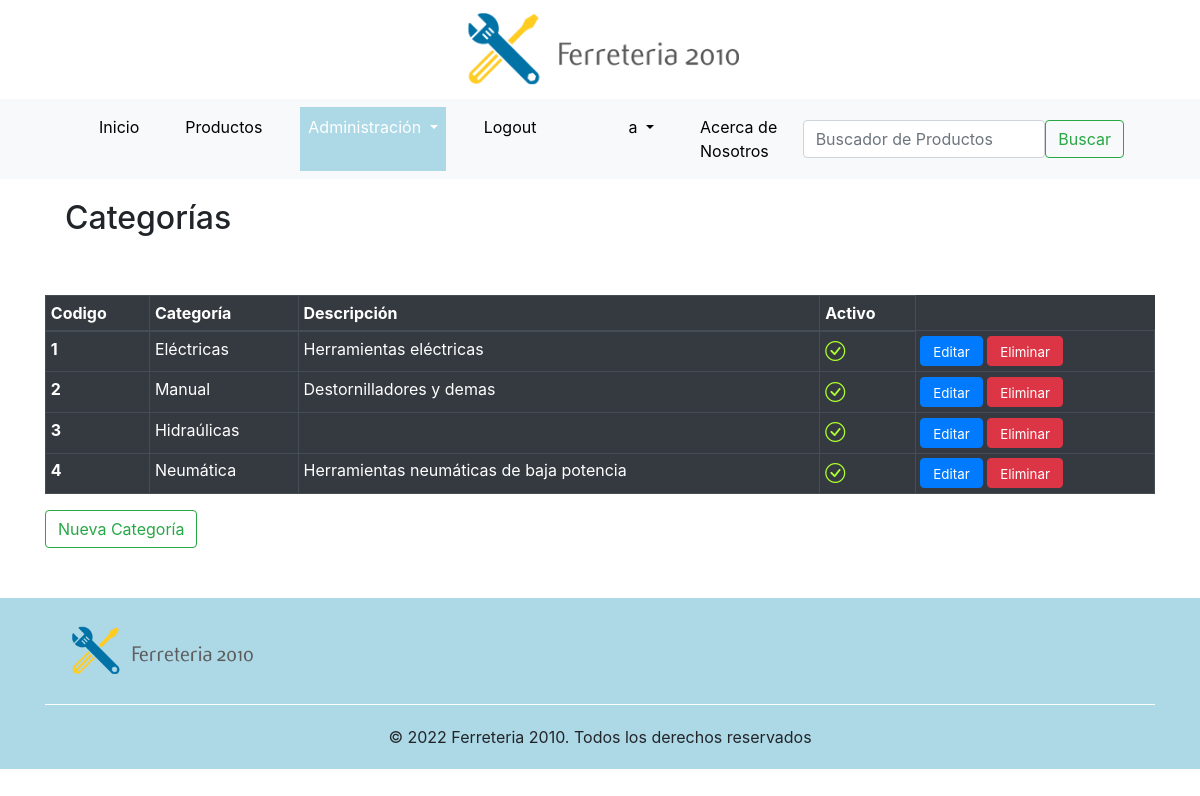
The page /categorias/tipos/ (signed in) on the database its author committed.
### categorias/models.py (models this page shows, shortened)
class Tipo(models.Model):
    categoria = models.CharField(max_length=100, unique=True)
    descripcion = models.CharField(max_length=200, blank=True, default='')
    active = models.BooleanField(default=True)
    class Meta:
        verbose_name = 'Tipo'
        verbose_name_plural = 'Tipos'

### categorias/views.py (the view)
# urls.py: path('tipos/', list_tipo, name='tipos'),
def list_tipo(request):
    if request.user.is_authenticated:
        tipos = Tipo.objects.all().order_by('id')
        context = paginator(request, tipos, 6)
        return render(request, 'categorias/tipos.html', context=context)
    else:
        return redirect('index')

### django_base/functions.py (called while the page is built)
def usuario_logueado(request):
    if request.user.is_authenticated:
        username  = request.user.username
        id_usuario = User.objects.filter(username__icontains = username).values('id')
        lista_grupo = list(Group.objects.filter(user__in = id_usuario).values_list('name', flat=True))
        for grupo in lista_grupo:
            if grupo == 'Ferreteria':
                return True
            else:
                return False
    else:
        return False

def paginator(request, object, item):
    grupo = usuario_logueado(request)
    pag = request.GET.get('page', 1)
    paginator = Paginator(object, item)
    try:
        resultados = paginator.page(pag)
    except PageNotAnInteger:
        resultados = paginator.page(1)
    except EmptyPage:
        resultados = paginator.page(paginator.num_pages)
    context = {'object_list':resultados, 'grupo':grupo}
    return context

### templates/categorias/tipos.html (shortened to what this page needs)
{% extends 'base.html' %}
{% load static %}
{% block nav_administracion_activo %}active{% endblock %}
{% block contenido %}
<div class="titulo_seccion"><h2>Categorías</h2></div>
<div class="table-responsive-xl">
<table class="table table-hover table-dark table-bordered table-sm" width="Auto">
    <thead>
      <tr>
        <th scope="col">Codigo</th>
        <th scope="col">Categoría</th>
        <th scope="col">Descripción</th>
        <th scope="col">Activo</th>
      </tr>
    </thead>
    <tbody>
        {% for tipo in object_list %}
            <tr>
            <th scope="row">{{tipo.id}}</th>
            <td>{{ tipo.categoria }}</td>
            <td>{{tipo.descripcion}}</td>
            {% if tipo.active == True %}
                <td style="width: Auto; font-size: small"><i class="bi bi-check-circle" style="text-align:right; font-size:20px; color:greenyellow"></i></td>
            {% else %}
                <td style="width: Auto; font-size: small"><i class="bi bi-x-circle" style="text-align:right; font-size:20px; color:red"></i></td>
            {% endif %}
            <td>
                <a href="/categorias/update-tipo/{{tipo.id}}" class="btn btn-primary" style="width: Auto; height: 30px ;font-size: smaller">Editar</a>
                <a href="/categorias/delete-tipo/{{tipo.id}}" class="btn btn-danger" style="width: Auto; height: 30px; font-size: smaller">Eliminar</a></td>
            </tr>
        {% endfor%}
    </tbody>
  </table>
</div class="text-right">
  <a href="/categorias/create-tipo" class="btn btn-outline-success">Nueva Categoría </a>
</div>
{% endblock %}

### templates/base.html (shortened to what this page needs)
<!DOCTYPE html>
<html lang="en">
<head>
    {% load static %}
    <link rel="stylesheet" href="https://cdn.jsdelivr.net/npm/bootstrap@4.6.1/dist/css/bootstrap.min.css">
    <link rel="stylesheet" href="https://cdn.jsdelivr.net/npm/bootstrap-icons@1.8.3/font/bootstrap-icons.css">
    <link rel="stylesheet" href="{% static 'assets/css/custom.css' %}">
  </head>
<body>
  <div class="logo"><a href="\" style="cursor: auto;"><img src="{% static 'assets/images/logo.png' %}" alt="Ferreteria 2010" width="300px"></a></div>
  <header style="background-color:#f8f9fa">
    <div class="container" >
        <nav class="navbar navbar-expand-lg bg-light">
            <div class="container-fluid">
              <div class="collapse navbar-collapse" id="navbarSupportedContent">
                <ul class="navbar-nav me-auto mb-2 mb-lg-0">
                  <li class="nav-item {% block nav_inicio_activo %}{% endblock %}">
                    <a class="nav-link" aria-current="page" href="\">Inicio</a>
                  </li>
                  <li class="nav-item {% block nav_productos_activo %}{% endblock %}">
                    <a class="nav-link" href="/productos/">Productos</a>
                  </li>
                  {% if grupo == True %}
                  <li class="nav-item dropdown {% block nav_administracion_activo %}{% endblock %}">
                    <a class="nav-link dropdown-toggle" href="#" id="navbarDropdown" role="button" data-bs-toggle="dropdown" aria-expanded="false">
                      Administración
                    </a>
                  </li>
                  {% endif %}
                  {% if request.user.is_authenticated %}
                  <li class="nav-item {% block nav_logout_activo %}{% endblock %}">
                    <a class="nav-link" href="/accounts/logout/">Logout</a>
                  </li>
                  <li class="nav-item {% block nav_usuario %}{% endblock %}">
                    <a class="nav-link" href="/accounts/profile/"></a>
                  </li>
                  <li class="nav-item dropdown {% block nav_usuario_activo %}{% endblock %}">
                    <a class="nav-link dropdown-toggle" href="#" id="navbarDropdown" role="button" data-bs-toggle="dropdown" aria-expanded="false">
                      {{request.user.username}}
                    </a>
                  </li>
                  {% endif %}
                  <li class="nav-item {% block nav_about_activo %}{% endblock %}">
                    <a class="nav-link" aria-current="page" href="about">Acerca de Nosotros</a>
                  </li>
                </ul>
              </div>
              <div>
                <form class="d-flex" role="search" action = "/productos/search-product/" method="GET">
                  <input class="form-control me-2" type="text" placeholder="Buscador de Productos" aria-label="Search"  name = 'search'>
                  <button class="btn btn-outline-success" type="submit">Buscar</button>
                </form>
              </div>
            </div>
        </nav>
    </div>
  </header>
  <div class="container" style="overflow: hidden;">
    {% block contenido %}
    {% endblock %}
  <footer class="footer">
    <div class="container">
      <div class="row align-items-start" style="margin: 20px 0px;">
        <div class="col">
          <img src="{% static 'assets/images/logo.png' %}" alt="Ferreteria 2010" width="200px">
        </div>
      </div>
      <div style="text-align: center; padding: 20px 0px; border-top: 1px solid #fff;">
        © 2022  Ferreteria 2010. Todos los derechos reservados
      </div>
    </div>
  </footer>
</body>
</html>

### productos/static/assets/css/custom.css (style rules this page uses)
.titulo_seccion { border-radius: 1px solid #cecece; padding: 20px; margin-bottom: 30px; }
.logo { width: 100%; text-align: center; }
.navbar-nav .active { background-color:lightblue; }
.navbar-nav li { margin: 0px 15px }
.navbar-nav a { color: #000; }
.navbar-nav .active a { color: #fff; }
.footer { background-color:lightblue; overflow: hidden; margin-top: 50px; }

### rows shown on the page
Tipo: id "1", categoria "Eléctricas", descripcion "Herramientas eléctricas", active True (drawn)
Tipo: id "2", categoria "Manual", descripcion "Destornilladores y demas", active True (drawn)
Tipo: id "3", categoria "Hidraúlicas", active True (drawn)
Tipo: id "4", categoria "Neumática", descripcion "Herramientas neumáticas de baja potencia", active True (drawn)

### other values the page prints
{{ request.user.username }} "a"
